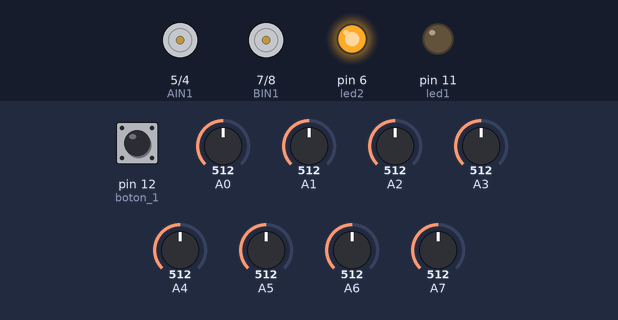
The sketch below on a simulated SparkFun Pro Micro, built with avr-gcc and run on an emulated ATmega32U4. Parts: motor-driver pin pairs drawn as motors (green arrow = first pin HIGH = forward, orange = second pin HIGH = backward, longer = more drive, scaled by the enable pin), output pins drawn as LEDs (lit = HIGH). Inputs (shaded band) come from the test bench; at power-on: pin 12 (boton_1) HIGH, A0 = 512, A5 = 512, A6 = 512, A1 = 512, A2 = 512, A3 = 512, A4 = 512, A7 = 512.

Above: at 1.0 s.
1.1 s: pin 12 (boton_1) pulled LOW for 0.15 s
At 2.2 s:
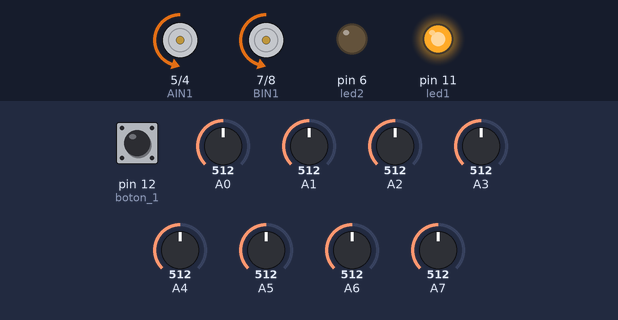
2.8 s: A0 set to 716
At 3.09 s:
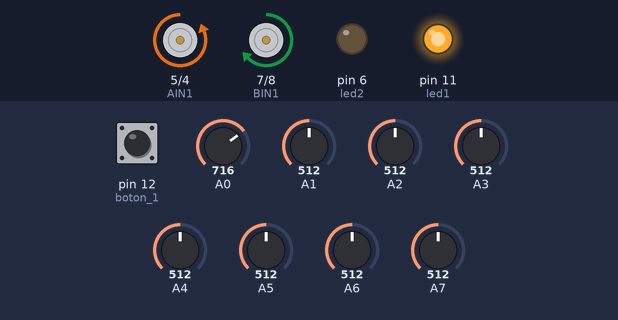
5.8 s: A5 set to 716
8.8 s: A6 set to 716
At 10.7 s:
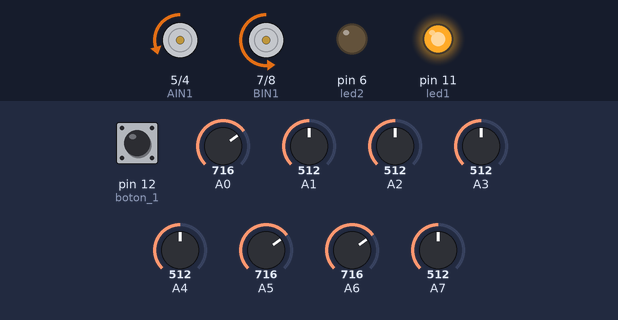
11.8 s: A1 set to 716
At 12.6 s:
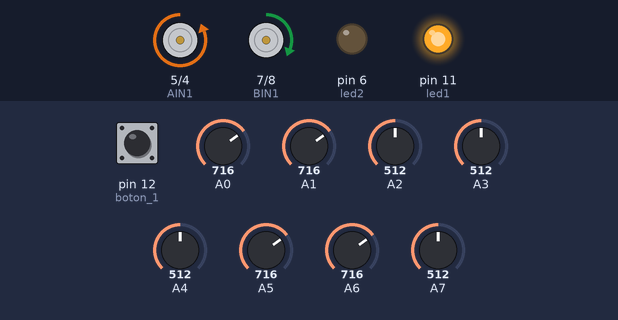
14.8 s: A2 set to 306
At 16.2 s:
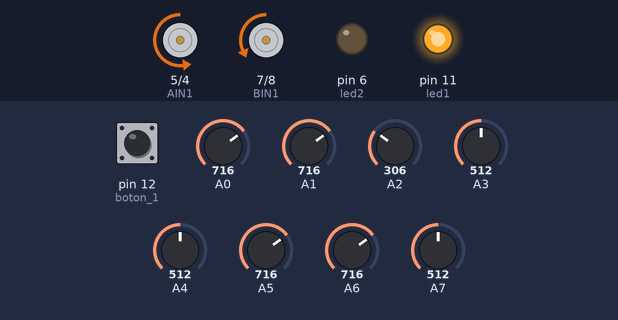
Timing chart, 0 to 18.8 s (numbered marks = the images above; inputs shaded):
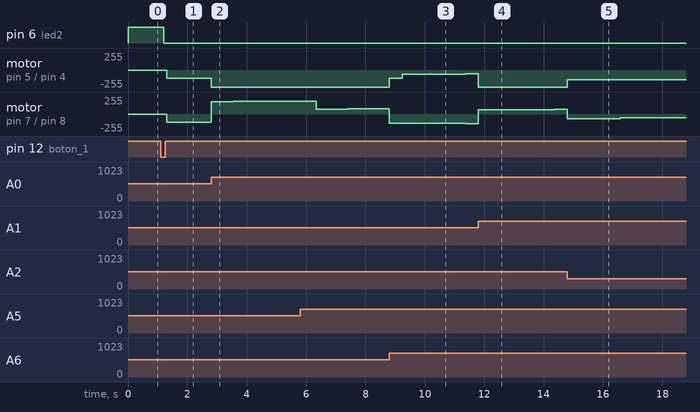

Measured:
- after the input at 1.1 s, pin 6 (led2): HIGH → LOW after 0.10 s; pin 11 (led1): LOW → HIGH after 0.10 s; motor on pin 5 (AIN1) / pin 4 (AIN2), motor on pin 7 (BIN1) / pin 8 (BIN2): stopped → backward 120/255 after 0.20 s
- after the input at 2.8 s, motor on pin 5 (AIN1) / pin 4 (AIN2): backward 120/255 → backward 255/255 at once; motor on pin 7 (BIN1) / pin 8 (BIN2): moves from backward 120/255 to forward 195/255 over 2.9 s, starting at once
- after the input at 8.8 s, motor on pin 5 (AIN1) / pin 4 (AIN2): backward 255/255 → backward 120/255 at once, → backward 60/255 0.43 s later, → backward 59/255 2.1 s later
- after the input at 11.8 s, motor on pin 5 (AIN1) / pin 4 (AIN2): backward 59/255 → backward 255/255 at once
- after the input at 14.8 s, motor on pin 5 (AIN1) / pin 4 (AIN2): backward 255/255 → backward 146/255 at once, → backward 147/255 1.8 s later, → backward 148/255 2.2 s later

The sketch:

Veloras_v1.ino
```cpp
// Source: https://github.com/NicolasU-N/raptor/blob/master/raptor_nl_pid.ino
// Arduino Pro Micro, TB6612 driver, Pololu QTR-8 sensor
// Adaptado por: @NicolasU-N     https://github.com/NicolasU-N
//               @OrlandoMurcia1 https://github.com/OrlandoMurcia1

//#include <PIDfromBT.h> // Libreria para PID por Bluetooth

// TB6612 driver pinout
//const int STBY = 15; // standby
const int PWMA = 10; // speed and direction control motor A (left)
const int AIN1 = 5;
const int AIN2 = 4;
const int PWMB = 9; // speed and direction control motor B (right)
const int BIN1 = 7;
const int BIN2 = 8;
const int boton_1 = 12;  //Pin para boton
const int led1 = 11; //Led Amarillo
const int led2 = 6;  // Led Rojo

// Pololu QTR-8A analog array readout
#include <QTRSensors.h>
QTRSensorsAnalog qtra((unsigned char[]) {7, 6, 5, 4, 3, 2,1,0}, 8,4,13);
unsigned int IR[8];

// parameters and variables for non linear PID
const int vmax=120; // origina-->150,, prueba1 --> 100,  220  vmax
const int vmin=100; //Estaba prueba 1-->80, 150
const float kp=0.2;   //Estaba kp=.015 original
const float ki=0.00001; //0.0003, 0.0007
const float kd= 1;

const float kv=0.07; //0.07
int p,d,u,vbase;
long i=0;
int p_old=0;


void setup() {

    pinMode(led1, OUTPUT); //led1
    pinMode(led2, OUTPUT); //led2
    pinMode(AIN1,OUTPUT);
    pinMode(AIN2,OUTPUT);
    pinMode(PWMA,OUTPUT);
    pinMode(PWMB,OUTPUT);
    pinMode(BIN1,OUTPUT);
    pinMode(BIN2,OUTPUT);

    pinMode(boton_1, INPUT); //boton 1 como pull up


    digitalWrite(led2,HIGH); //encender led 2 para indicar la
                                 // espera  de pulsacion de boton

    while(true)
        {
          int x=digitalRead(boton_1); //leemos y guardamos el valor
                                      // del boton en variable x
                                      delay(100);
          if(x==0) //si se presiona boton
          {
             digitalWrite(led2,LOW); //indicamos que se presiono boton
             digitalWrite(led1,HIGH); //encendiendo led 1
             delay(100);
             break; //saltamos hacia el bucle principal
          }
        }
}

void loop()
{
  //digitalWrite(STBY, HIGH);


  qtra.read(IR); // read raw sensor values

  p = -7*IR[0]-5*IR[1]-3*IR[2]-IR[3]+IR[4]+3*IR[5]+5*IR[6]+7*IR[7];
  i=i+p;
  d=p-p_old;
  p_old=p;
  if ((p*i)<0) i=0;  // integral windup

  u=kp*p+ki*i+kd*d;
  vbase=vmin+(vmax-vmin)*exp(-kv*abs(kp*p));
  drive(vbase+u,vbase-u);


}

void drive(int L, int R) // speed for wheels Left and Right, positive is forward
{
  L=constrain(L,-255,255); // avoid PWM overflow
  R=constrain(R,-255,255);

  digitalWrite(AIN1, L<0); //        switch < and >= if left wheel doesnt spin as expected
  digitalWrite(AIN2, L>=0);//
  analogWrite(PWMA, abs(L));

  digitalWrite(BIN1, R<0); //        switch < and >= if left wheel doesnt spin as expected
  digitalWrite(BIN2, R>=0);//
  analogWrite(PWMB, abs(R));
}
```
